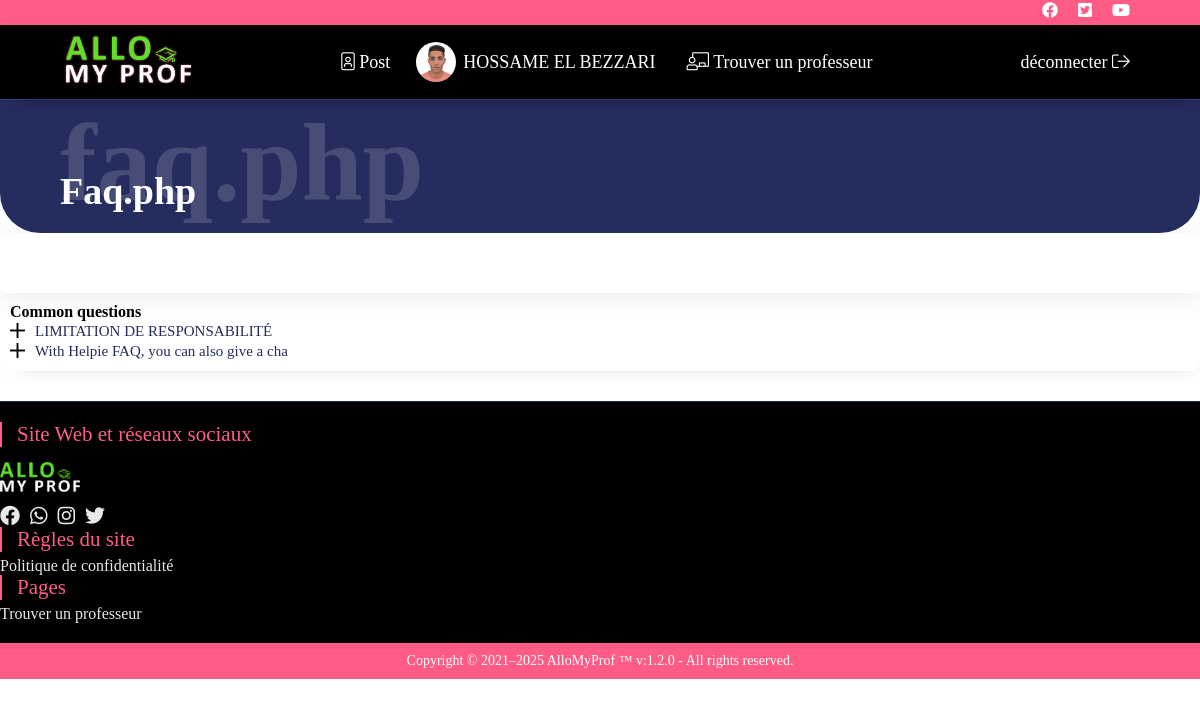
Page /faq.php (signed in) on the committed database.
### tables this page shows
CREATE TABLE `teacher` (
  `id_teacher` int(11) NOT NULL,
  `email` varchar(200) NOT NULL,
  `password` varchar(200) NOT NULL,
  `date` date NOT NULL DEFAULT current_timestamp(),
  `time` time NOT NULL DEFAULT current_timestamp(),
  `id_ville` int(11) DEFAULT NULL,
  `id_country` int(11) DEFAULT NULL,
  `xs` text NOT NULL
);

CREATE TABLE `profile` (
  `id_profile` int(11) NOT NULL,
  `id_teacher` int(11) NOT NULL,
  `src` varchar(200) NOT NULL
);

CREATE TABLE `infoteacher` (
  `id_teacher` int(11) NOT NULL,
  `fullname` varchar(200) NOT NULL,
  `description` varchar(200) NOT NULL,
  `price` double NOT NULL,
  `tel` varchar(100) NOT NULL
);

CREATE TABLE `faq` (
  `id_faq` int(11) NOT NULL,
  `page` int(11) NOT NULL,
  `title` varchar(150) NOT NULL,
  `text` text NOT NULL,
  `date` date NOT NULL DEFAULT current_timestamp(),
  `time` time NOT NULL DEFAULT current_timestamp(),
  `id_admin` int(11) NOT NULL,
  `lang` varchar(5) NOT NULL
);

CREATE TABLE `site` (
  `id_site` int(11) NOT NULL,
  `site` varchar(20) NOT NULL,
  `dateCreation` date NOT NULL,
  `telephone` varchar(20) NOT NULL,
  `email` varchar(100) NOT NULL,
  `on_off` tinyint(1) NOT NULL
);

### lang/langue.php (called while the page is built)
<?php
            $lang = "fr";
            include 'fr.php';
?>

### class/function/security.php (called while the page is built, shortened)
<?php
    function XsToId(){
        include 'configure/database.php';
        $xs = $_COOKIE['xs'];
        $select = $database->prepare("SELECT id_teacher FROM teacher  WHERE xs = '$xs'");
        $select->execute();
        return $select->fetch()['id_teacher'];
    }
?>

### class/function/teacher.php (called while the page is built, shortened)
<?php
    function GetTeacher($id){
        include 'configure/database.php';
        $select = $database->prepare("SELECT t.id_teacher as id_teacher , t.email as email , c.id_country as id_country , i.fullname as fullname , i.description as description , i.price as price , i.tel as tel , v.ville as ville , v.id_ville as id_ville , c.src as src  FROM teacher t , infoteacher i , ville v , country c WHERE t.id_teacher = i.id_teacher and v.id_ville = t.id_ville AND c.id_country = t.id_country and t.id_teacher = '$id'");
        $select->execute();
        return $select->fetch();
    }
    function CheckIsInfoComplaite($id){
        include 'configure/database.php';
        $select = $database->prepare("SELECT * FROM `infoteacher` WHERE id_teacher = '$id'");
        $select->execute();
        $c = 0;
        if($select->rowCount() > 0){
            $c++;
        }
        $select = $database->prepare("SELECT * FROM `profile` WHERE id_teacher = '$id'");
        $select->execute();
        if($select->rowCount() > 0){
            $c++;
        }
        if($c == 2){
            return true;
        }else{
            return false;
        }
    }
?>

### lang/fr.php (called while the page is built, shortened)
<?php
    function text($key){
        return $lang[$key];
    }
?>

### class/function/profiles.php (called while the page is built, shortened)
<?php
    function ifProfileValide($id){
        include 'configure/database.php';
        $select = $database->prepare("SELECT * FROM profile where id_teacher = '$id'");
        $select->execute();
        if($select->rowCount() > 0){
            return true;
        }else{
            return false;
        }
    }
    function GetProfileImage($id){
        include 'configure/database.php';
        $select = $database->prepare("SELECT * FROM profile where id_teacher = '$id' ORDER BY id_profile DESC");
        $select->execute();
        if($select->rowCount() > 0){
            return $select->fetch()['src'];
        }else{
            return 'imagesAno.png';
        }
    }
?>

### class/function/site.php (called while the page is built, shortened)
<?php
    function GetSiteName($searche){
        include 'configure/database.php';
        $select = $database->prepare("SELECT $searche FROM site");
        $select->execute();
        return $select->fetch()[$searche];
    }
    function GetAllFaq($lang){
        include 'configure/database.php';
        $select = $database->prepare("SELECT * FROM faq WHERE lang = '$lang'");
        $select->execute();
        return $select->fetchAll();
    }
?>

### faq.php (the view, shortened to what this page needs)
<?php
    include 'configure/configurate.php';
?>
<!DOCTYPE html>
<html lang="en" <?php  ?> >
<head>
    <link rel="stylesheet" href="themes/plugin/fontawesome-pro-5.15.3-web/css/all.css">
    <link href='https://unpkg.com/boxicons@2.0.9/css/boxicons.min.css' rel='stylesheet'>
    <link href="themes/font/style_font.css" type="text/css" rel="stylesheet" />
    <link href="themes/css/nav_one.css" type="text/css" rel="stylesheet" />
    <link href="themes/css/nav_two.css" type="text/css" rel="stylesheet" />
    <link href="themes/css/home.css" type="text/css" rel="stylesheet" />
    <link href="themes/css/box_CommandVille.css" type="text/css" rel="stylesheet" />
        <link rel="stylesheet" href="themes/css/box_footer_one.css">
        <link rel="stylesheet" href="themes/css/box_footer_two.css">
        <link rel="stylesheet" href="themes/css/faq.css">
</head>
<body <?php if($lang == 'ar'){echo 'dir="rtl"';} ?>>
    <?php include 'includes/elements/nav_one.php';?>
    <?php include 'includes/elements/nav_two.php';?>
    <?php include 'includes/elements/nav_three.php';?>
    <div class="container">
        <div class="row justify-content-between mt-5">
            <div class="col-12 col-sm-7 boxFaq blog_box">
            </div>
            <div class="col-12 col-sm-4">
                <div class="BoxLeftHelp">
                    <h4>Common questions</h4>
                    <ul>
                        <?php
                            foreach(GetAllFaq($lang) as $loopfaq){ ?>
                            <li><i class="fal fa-plus"></i><a href="faq?id=<?php echo mb_strimwidth($loopfaq['id_faq'], 0, 40);?>"><?php echo mb_strimwidth($loopfaq['title'], 0, 40);?></a></li>
                            <?php }
                        ?>
                    </ul>
                </div>
            </div>
        </div>
    </div>
    <?php include 'includes/elements/footer_two.php';?>
    <?php include 'includes/elements/footer_one.php';?>
</body>
</html>

### includes/elements/nav_two.php (shortened to what this page needs)
<nav class="nav_two">
    <a class="logo" href="index">
        <img class="imageLogo" src="assets/images/material/LOGO.png" alt="">
    </a>
    <ul class="menuC" id="menuC">
    <?php if(!empty($_COOKIE['xs'])){
            if(CheckIsInfoComplaite(XsToId()) == true and !empty($_COOKIE['xs']) and !empty($_COOKIE['id_teacher']) ){ ?>
            <li><a href="teacher?id=<?php echo XsToId(); ?>"><i class="fal fa-portrait"></i> <?php echo text('mypost');?></a></li>
        <?php }
            if(CheckIsInfoComplaite(XsToId()) == true ){
                if(ifProfileValide(XsToId())){ ?>
                    <li>
                        <a class="LinProfile" href="user">
                            <div class="Profile">
                                <img src="assets/upload/profiles/<?php echo GetProfileImage(XsToId());?>" class="imgProfile">
                                <p><?php echo strtoupper(GetTeacher(XsToId())['fullname']);?></p>
                            </div>
                        </a
                    ></li>
            <?php }else{ ?>
                    <li><div class="ProfileLetter"><?php echo GetProfileLettre(XsToId());?></div></li>
                <?php }
            }
    }
             ?>
        <li><a href="recherche"><i class="fal fa-chalkboard-teacher"></i> <?php echo text('getteacher');?></a></li>
    </ul>
    <?php
            if(!empty($_COOKIE['xs']) and !empty($_COOKIE['id_teacher'])){ ?>
                <a  class="btnlogout" href="logout"><?php echo text('logout');?> <i class="fal fa-sign-out"></i></a>
            <?php } ?>
</nav>

### includes/elements/footer_one.php
<footer class="footerOne">
    <p>Copyright © 2021–<?php echo date("Y");?> <?php echo GetSiteName('site');?> ™ v:1.2.0 - All rights reserved.</p>
</footer>

### themes/css/nav_two.css (style rules this page uses)
.nav_two { width: 100%; padding: 8px 5%; border-top: 3px solid #ff5d85; background-color: #ffffff85; margin: 0; display: flex; justify-content: space-between; align-items: center; top: 0; left: 0; position: sticky; z-index: 99; box-shadow: 5px 5px 20px -14px #000; backdrop-filter: blur(20px); background-color: black; }
.nav_two .logo img { height: 47px; padding: 3px 6px; }
.menuC { display: flex; justify-content: space-between; align-items: center; margin: 0; padding-left: 0 !important; }
.menuC li a { margin-right: 20px; }
.imageLogo { filter: drop-shadow(0px 0px 1px #ff5d85b8); }
.menuC li, .LoginProfi li { list-style-type: none; margin-left: 6px; }
.nav_two a { text-decoration: none; color: #ffffff; font-size: 18px; margin-right: 10px; }
.Profile img { width: 40px; height: 40px; background-color: #b9399d; text-align: center; align-items: center; justify-content: center; display: flex; border-radius: 99px; font-size: 28px; color: white; margin-right: 7px; object-fit: cover; object-position: center; }
.LinProfile { text-decoration: none; display: block; }
.Profile { display: flex; align-items: center; }
.Profile p { margin: 0; margin-right: 5px; }
.btnlogout { align-items: center; }

### themes/css/box_footer_one.css (style rules this page uses)
.footerOne { background-color: hsl(345deg 100% 63% / 86%); width: 100%; padding: 10px; display: flex; justify-content: center; align-items: center; }
.footerOne p { margin: 0; color: #fff; font-size: 14px; }

### themes/css/faq.css (style rules this page uses)
body , * { margin: 0; padding: 0; }
.footerOne { width: -webkit-fill-available; }
.nav_two { width: -webkit-fill-available; }
.BoxLeftHelp { padding: 10px; border-radius: 10px; box-shadow: 5px 5px 19px -14px #0000005e; }
.BoxLeftHelp ul { padding: 0; }
.BoxLeftHelp li { align-items: center; padding: 0; list-style-type: none; font-size: 15px; display: flex; justify-content: start; }
.BoxLeftHelp i { margin-right: 10px; font-size: 20px; }
.BoxLeftHelp a { text-decoration: none; color: #252c5e !important; }
.boxFaq { background: rgb(255, 255, 255); box-shadow: rgb(0 0 0 / 8%) 0px 5px 25px; border-radius: 5px; padding: 30px; }

### rows in the picture
teacher: id_teacher.src (picture), id_teacher.fullname "HOSSAME EL BEZZARI"
faq: title "LIMITATION DE RESPONSABILITÉ"
faq: title "With Helpie FAQ, you can also give a cha"
site: site "AlloMyProf"

### other values in the picture
text('mypost') "Post"
text('getteacher') "Trouver un professeur"
text('logout') "déconnecter"
mb_strimwidth($b[0], 0, 7, "..") "faq.php"
HEADER_MY_PAGE "Faq.php"
text('Websiteandsocialmedia') "Site Web et réseaux sociaux"
text('SiteRules') "Règles du site"
text('Privacy&policity') "Politique de confidentialité"
text('pages') "Pages"
